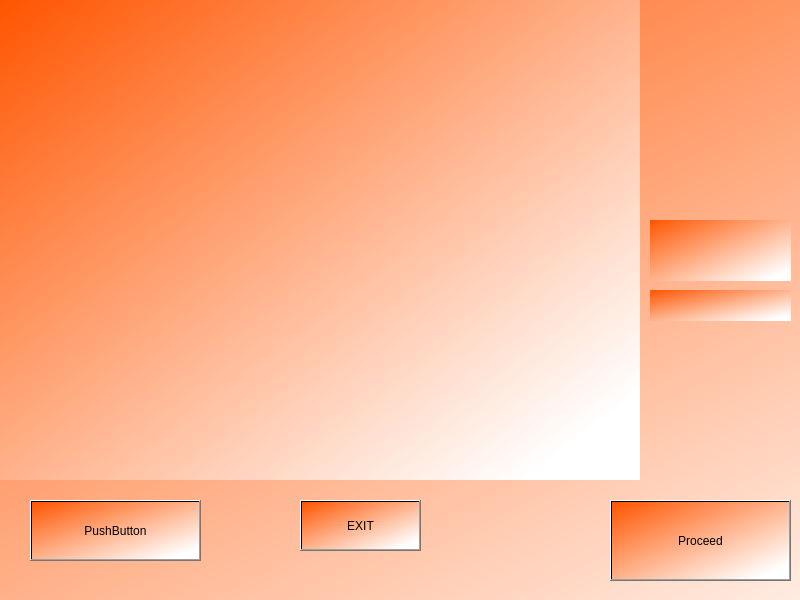
<?xml version="1.0" encoding="UTF-8"?>
<ui version="4.0">
 <class>MainWindow</class>
 <widget class="QMainWindow" name="MainWindow">
  <property name="geometry">
   <rect>
    <x>0</x>
    <y>0</y>
    <width>800</width>
    <height>600</height>
   </rect>
  </property>
  <property name="sizePolicy">
   <sizepolicy hsizetype="Fixed" vsizetype="Fixed">
    <horstretch>0</horstretch>
    <verstretch>0</verstretch>
   </sizepolicy>
  </property>
  <property name="maximumSize">
   <size>
    <width>800</width>
    <height>600</height>
   </size>
  </property>
  <property name="windowTitle">
   <string>MainWindow</string>
  </property>
  <widget class="QWidget" name="centralwidget">
   <widget class="QWidget" name="widget" native="true">
    <property name="geometry">
     <rect>
      <x>-50</x>
      <y>-20</y>
      <width>1280</width>
      <height>651</height>
     </rect>
    </property>
    <property name="sizePolicy">
     <sizepolicy hsizetype="Preferred" vsizetype="Preferred">
      <horstretch>0</horstretch>
      <verstretch>0</verstretch>
     </sizepolicy>
    </property>
    <property name="styleSheet">
     <string notr="true">background-color:qlineargradient(spread:pad, x1:0, y1:0, x2:0.92, y2:0.897727, stop:0 rgba(255, 85, 0, 255), stop:1 rgba(255, 255, 255, 255))</string>
    </property>
    <widget class="QLabel" name="namePrev">
     <property name="geometry">
      <rect>
       <x>700</x>
       <y>240</y>
       <width>141</width>
       <height>61</height>
      </rect>
     </property>
     <property name="font">
      <font>
       <pointsize>14</pointsize>
      </font>
     </property>
     <property name="frameShadow">
      <enum>QFrame::Plain</enum>
     </property>
     <property name="text">
      <string/>
     </property>
     <property name="textFormat">
      <enum>Qt::PlainText</enum>
     </property>
     <property name="alignment">
      <set>Qt::AlignCenter</set>
     </property>
     <property name="wordWrap">
      <bool>true</bool>
     </property>
    </widget>
    <widget class="QPushButton" name="proceed">
     <property name="geometry">
      <rect>
       <x>660</x>
       <y>520</y>
       <width>181</width>
       <height>81</height>
      </rect>
     </property>
     <property name="text">
      <string>Proceed</string>
     </property>
    </widget>
    <widget class="QLabel" name="camStatus">
     <property name="geometry">
      <rect>
       <x>700</x>
       <y>310</y>
       <width>141</width>
       <height>31</height>
      </rect>
     </property>
     <property name="font">
      <font>
       <pointsize>14</pointsize>
      </font>
     </property>
     <property name="frameShadow">
      <enum>QFrame::Plain</enum>
     </property>
     <property name="text">
      <string/>
     </property>
     <property name="textFormat">
      <enum>Qt::PlainText</enum>
     </property>
     <property name="alignment">
      <set>Qt::AlignCenter</set>
     </property>
     <property name="wordWrap">
      <bool>true</bool>
     </property>
    </widget>
    <widget class="QPushButton" name="exit">
     <property name="geometry">
      <rect>
       <x>350</x>
       <y>520</y>
       <width>121</width>
       <height>51</height>
      </rect>
     </property>
     <property name="text">
      <string>EXIT</string>
     </property>
    </widget>
    <widget class="QPushButton" name="webcam">
     <property name="geometry">
      <rect>
       <x>80</x>
       <y>520</y>
       <width>171</width>
       <height>61</height>
      </rect>
     </property>
     <property name="text">
      <string>PushButton</string>
     </property>
    </widget>
    <widget class="QLabel" name="image">
     <property name="geometry">
      <rect>
       <x>50</x>
       <y>20</y>
       <width>640</width>
       <height>480</height>
      </rect>
     </property>
     <property name="text">
      <string/>
     </property>
    </widget>
   </widget>
  </widget>
 </widget>
 <resources/>
 <connections/>
</ui>
